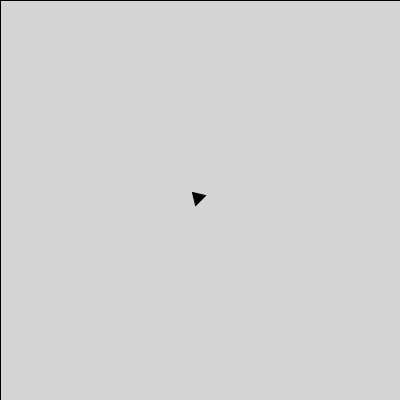
Frame 1 (no input)
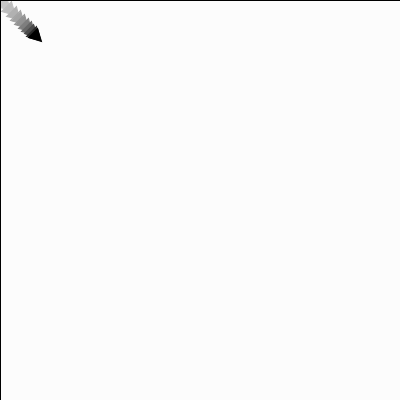
Frame 60 (the mouse pressed at the canvas centre just before this capture)
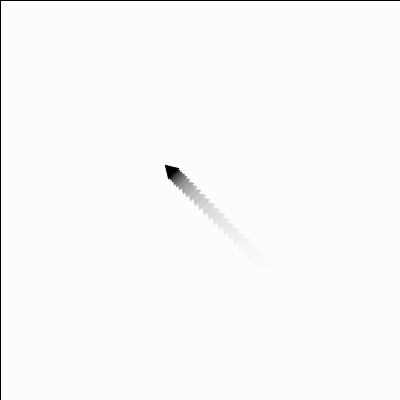
Frame 120 (the mouse held since frame 60 and released just before this capture)

The Processing sketch that drew these frames (run headless with seeded random() and noise(); from frame 60 on, the mouse is pressed at the canvas centre):

// Processing sketch: code1115
// ── code1115.pde
// Ravenous triangle II
float predCntrX, predCntrY;
float predX[] = new float[3];
float predY[] = new float[3];
float predLen = 8.0;
float predAng, predRot;
// springing variables
float accelX, accelY;
float springing = .01, damping = .95;

void setup(){
  size(400, 400);
  predCntrX = width/2;
  predCntrY = height/2;
  smooth();
}

void draw(){
  // repaint background
  fill(255, 40);
  rect(0, 0, width, height);

  /* find distance for x and y 
   between prey and predator */
  float deltaX = (pmouseX-predCntrX);
  float deltaY = (pmouseY-predCntrY);

  // create springing effect
  deltaX *= springing;
  deltaY *= springing;
  
  // conditional keeps triangle from spinning endlessly
  if (dist( pmouseX, pmouseY, predCntrX, predCntrY)>5){
    accelX += deltaX;
    accelY += deltaY;
  }

  // move predator's center
  predCntrX += accelX;
  predCntrY += accelY;

  // slow down springing
  accelX *= damping;
  accelY *= damping;

  // orient predator
  predRot = atan2(accelY, accelX);

  createRavenousSpringyTriangle();
}

void createRavenousSpringyTriangle(){
  // create predator with some trig
  fill(0);
  beginShape();
  for (int i=0; i<3; i++){
    predX[i] = predCntrX+cos(radians(predAng)+predRot)*predLen;
    predY[i] = predCntrY+sin(radians(predAng)+predRot)*predLen;
    vertex(predX[i], predY[i]);
    predAng += 120;
  }
  endShape(CLOSE);
}
